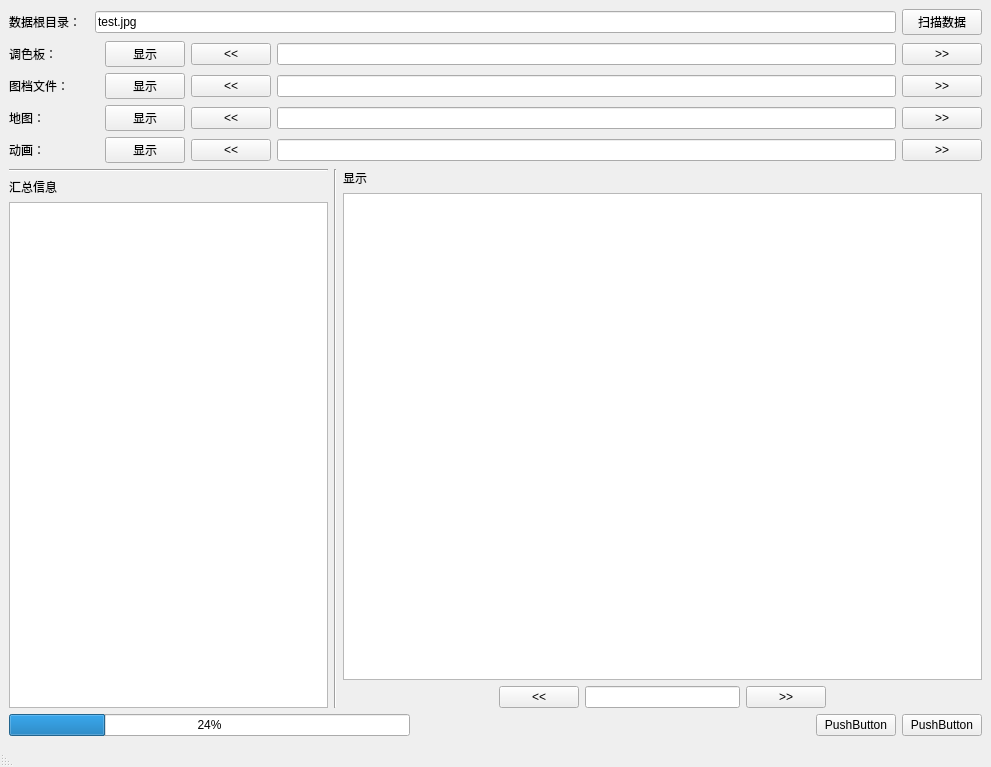
<?xml version="1.0" encoding="UTF-8"?>
<ui version="4.0">
 <class>MainWindow</class>
 <widget class="QMainWindow" name="MainWindow">
  <property name="geometry">
   <rect>
    <x>0</x>
    <y>0</y>
    <width>991</width>
    <height>767</height>
   </rect>
  </property>
  <property name="windowTitle">
   <string>魔力宝贝图档浏览器</string>
  </property>
  <widget class="QWidget" name="centralwidget">
   <layout class="QVBoxLayout" name="verticalLayout_2">
    <item>
     <layout class="QHBoxLayout" name="hbox01">
      <item>
       <widget class="QLabel" name="lblPath">
        <property name="minimumSize">
         <size>
          <width>80</width>
          <height>0</height>
         </size>
        </property>
        <property name="maximumSize">
         <size>
          <width>90</width>
          <height>16777215</height>
         </size>
        </property>
        <property name="text">
         <string>数据根目录：</string>
        </property>
       </widget>
      </item>
      <item>
       <widget class="QLineEdit" name="edtPath">
        <property name="text">
         <string>test.jpg</string>
        </property>
       </widget>
      </item>
      <item>
       <widget class="QPushButton" name="btnOK">
        <property name="text">
         <string>扫描数据</string>
        </property>
       </widget>
      </item>
     </layout>
    </item>
    <item>
     <layout class="QHBoxLayout" name="hbox02">
      <item>
       <widget class="QLabel" name="label">
        <property name="minimumSize">
         <size>
          <width>90</width>
          <height>0</height>
         </size>
        </property>
        <property name="maximumSize">
         <size>
          <width>90</width>
          <height>16777215</height>
         </size>
        </property>
        <property name="text">
         <string>调色板：</string>
        </property>
       </widget>
      </item>
      <item>
       <widget class="QPushButton" name="btnShowPalette">
        <property name="text">
         <string>显示</string>
        </property>
       </widget>
      </item>
      <item>
       <widget class="QPushButton" name="btnPrevPalette">
        <property name="text">
         <string>&lt;&lt;</string>
        </property>
       </widget>
      </item>
      <item>
       <widget class="QLineEdit" name="edtPalette"/>
      </item>
      <item>
       <widget class="QPushButton" name="btnNextPalette">
        <property name="text">
         <string>&gt;&gt;</string>
        </property>
       </widget>
      </item>
     </layout>
    </item>
    <item>
     <layout class="QHBoxLayout" name="hbox03">
      <item>
       <widget class="QLabel" name="label_2">
        <property name="minimumSize">
         <size>
          <width>90</width>
          <height>0</height>
         </size>
        </property>
        <property name="maximumSize">
         <size>
          <width>90</width>
          <height>16777215</height>
         </size>
        </property>
        <property name="text">
         <string>图档文件：</string>
        </property>
       </widget>
      </item>
      <item>
       <widget class="QPushButton" name="btnShowGraphics">
        <property name="text">
         <string>显示</string>
        </property>
       </widget>
      </item>
      <item>
       <widget class="QPushButton" name="btnPrevGraphics">
        <property name="text">
         <string>&lt;&lt;</string>
        </property>
       </widget>
      </item>
      <item>
       <widget class="QLineEdit" name="edtGraphics"/>
      </item>
      <item>
       <widget class="QPushButton" name="btnNextGraphics">
        <property name="text">
         <string>&gt;&gt;</string>
        </property>
       </widget>
      </item>
     </layout>
    </item>
    <item>
     <layout class="QHBoxLayout" name="hbox04">
      <item>
       <widget class="QLabel" name="label_5">
        <property name="minimumSize">
         <size>
          <width>90</width>
          <height>0</height>
         </size>
        </property>
        <property name="maximumSize">
         <size>
          <width>90</width>
          <height>16777215</height>
         </size>
        </property>
        <property name="text">
         <string>地图：</string>
        </property>
       </widget>
      </item>
      <item>
       <widget class="QPushButton" name="btnShowMap">
        <property name="text">
         <string>显示</string>
        </property>
       </widget>
      </item>
      <item>
       <widget class="QPushButton" name="btnPrevMap">
        <property name="text">
         <string>&lt;&lt;</string>
        </property>
       </widget>
      </item>
      <item>
       <widget class="QLineEdit" name="edtMap"/>
      </item>
      <item>
       <widget class="QPushButton" name="btnNextMap">
        <property name="text">
         <string>&gt;&gt;</string>
        </property>
       </widget>
      </item>
     </layout>
    </item>
    <item>
     <layout class="QHBoxLayout" name="hbox05">
      <item>
       <widget class="QLabel" name="label_6">
        <property name="minimumSize">
         <size>
          <width>90</width>
          <height>0</height>
         </size>
        </property>
        <property name="maximumSize">
         <size>
          <width>90</width>
          <height>16777215</height>
         </size>
        </property>
        <property name="text">
         <string>动画：</string>
        </property>
       </widget>
      </item>
      <item>
       <widget class="QPushButton" name="btnShowAnimation">
        <property name="text">
         <string>显示</string>
        </property>
       </widget>
      </item>
      <item>
       <widget class="QPushButton" name="btnPrevAnimation">
        <property name="text">
         <string>&lt;&lt;</string>
        </property>
       </widget>
      </item>
      <item>
       <widget class="QLineEdit" name="edtAnimation"/>
      </item>
      <item>
       <widget class="QPushButton" name="btnNextAnimation">
        <property name="text">
         <string>&gt;&gt;</string>
        </property>
       </widget>
      </item>
     </layout>
    </item>
    <item>
     <layout class="QHBoxLayout" name="hlayoutMain" stretch="1,0,2">
      <property name="sizeConstraint">
       <enum>QLayout::SetDefaultConstraint</enum>
      </property>
      <item>
       <layout class="QVBoxLayout" name="vboxControl">
        <item>
         <widget class="Line" name="line_2">
          <property name="orientation">
           <enum>Qt::Horizontal</enum>
          </property>
         </widget>
        </item>
        <item>
         <layout class="QVBoxLayout" name="vbox01">
          <property name="sizeConstraint">
           <enum>QLayout::SetDefaultConstraint</enum>
          </property>
          <item>
           <widget class="QLabel" name="label_3">
            <property name="maximumSize">
             <size>
              <width>16777215</width>
              <height>16777215</height>
             </size>
            </property>
            <property name="text">
             <string>汇总信息</string>
            </property>
           </widget>
          </item>
          <item>
           <widget class="QPlainTextEdit" name="edtSummary">
            <property name="maximumSize">
             <size>
              <width>16777215</width>
              <height>16777215</height>
             </size>
            </property>
            <property name="lineWrapMode">
             <enum>QPlainTextEdit::NoWrap</enum>
            </property>
            <property name="readOnly">
             <bool>true</bool>
            </property>
           </widget>
          </item>
         </layout>
        </item>
       </layout>
      </item>
      <item>
       <widget class="Line" name="line">
        <property name="orientation">
         <enum>Qt::Vertical</enum>
        </property>
       </widget>
      </item>
      <item>
       <layout class="QVBoxLayout" name="vboxPreview">
        <item>
         <widget class="QLabel" name="label_4">
          <property name="text">
           <string>显示</string>
          </property>
         </widget>
        </item>
        <item>
         <widget class="QGraphicsView" name="graphicsView">
          <property name="minimumSize">
           <size>
            <width>0</width>
            <height>0</height>
           </size>
          </property>
          <property name="maximumSize">
           <size>
            <width>16777215</width>
            <height>16777215</height>
           </size>
          </property>
         </widget>
        </item>
        <item>
         <layout class="QHBoxLayout" name="hlayout1">
          <item>
           <spacer name="horizontalSpacer_4">
            <property name="orientation">
             <enum>Qt::Horizontal</enum>
            </property>
            <property name="sizeHint" stdset="0">
             <size>
              <width>40</width>
              <height>20</height>
             </size>
            </property>
           </spacer>
          </item>
          <item>
           <widget class="QPushButton" name="btnPrev">
            <property name="text">
             <string>&lt;&lt;</string>
            </property>
           </widget>
          </item>
          <item>
           <widget class="QLineEdit" name="edtIndex"/>
          </item>
          <item>
           <widget class="QPushButton" name="btnNext">
            <property name="text">
             <string>&gt;&gt;</string>
            </property>
           </widget>
          </item>
          <item>
           <spacer name="horizontalSpacer_3">
            <property name="orientation">
             <enum>Qt::Horizontal</enum>
            </property>
            <property name="sizeHint" stdset="0">
             <size>
              <width>40</width>
              <height>20</height>
             </size>
            </property>
           </spacer>
          </item>
         </layout>
        </item>
       </layout>
      </item>
     </layout>
    </item>
    <item>
     <layout class="QHBoxLayout" name="hlayout2">
      <item>
       <widget class="QProgressBar" name="progressBar">
        <property name="value">
         <number>24</number>
        </property>
       </widget>
      </item>
      <item>
       <spacer name="horizontalSpacer">
        <property name="orientation">
         <enum>Qt::Horizontal</enum>
        </property>
        <property name="sizeHint" stdset="0">
         <size>
          <width>40</width>
          <height>20</height>
         </size>
        </property>
       </spacer>
      </item>
      <item>
       <widget class="QPushButton" name="pushButton_2">
        <property name="text">
         <string>PushButton</string>
        </property>
       </widget>
      </item>
      <item>
       <widget class="QPushButton" name="pushButton_3">
        <property name="text">
         <string>PushButton</string>
        </property>
       </widget>
      </item>
     </layout>
    </item>
   </layout>
  </widget>
  <widget class="QMenuBar" name="menubar">
   <property name="geometry">
    <rect>
     <x>0</x>
     <y>0</y>
     <width>991</width>
     <height>25</height>
    </rect>
   </property>
  </widget>
  <widget class="QStatusBar" name="statusbar">
   <property name="layoutDirection">
    <enum>Qt::RightToLeft</enum>
   </property>
  </widget>
 </widget>
 <resources/>
 <connections/>
</ui>
